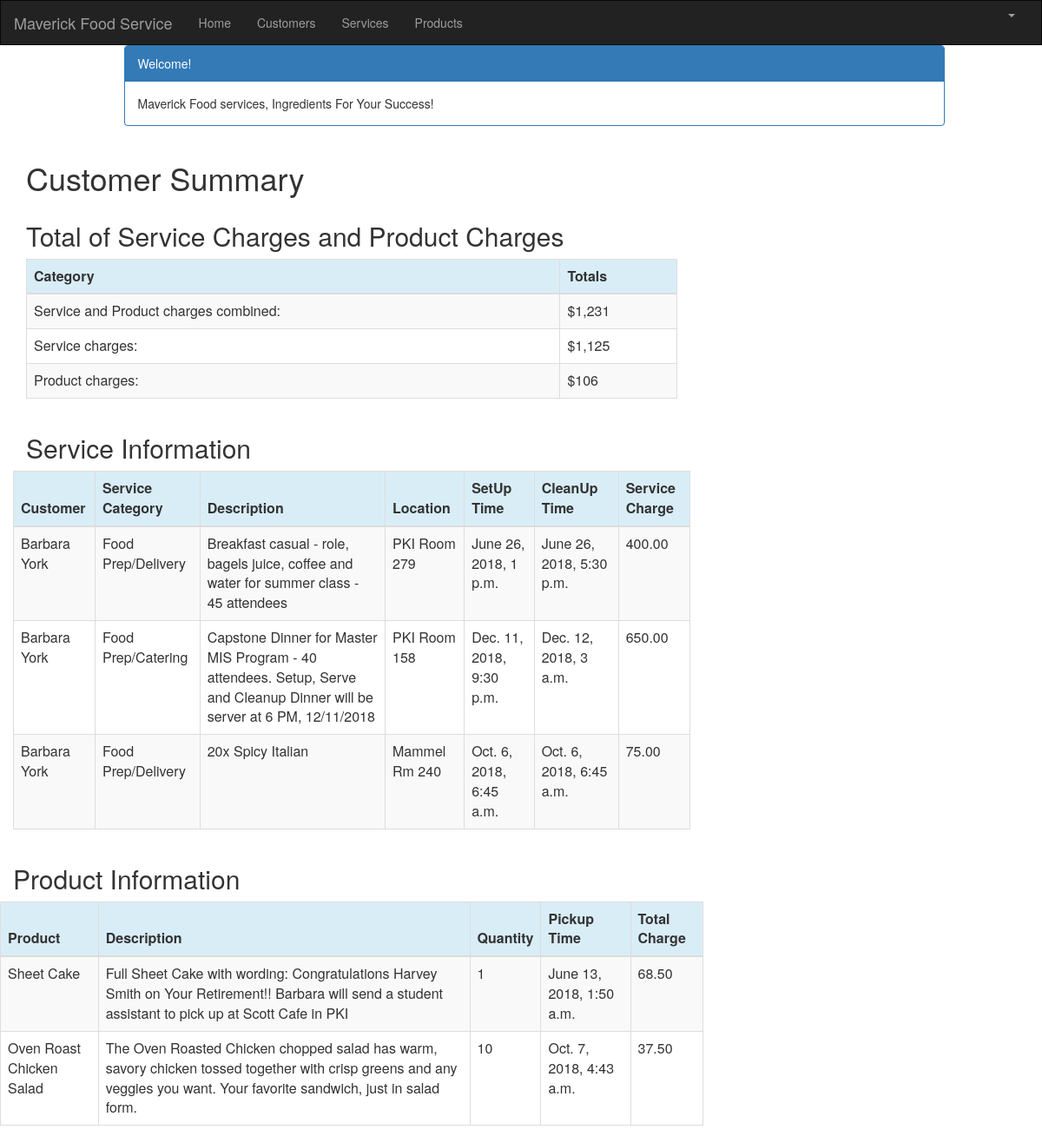
The page /customer/1/summary/ (signed in) on the database its author committed.
### crm/models.py (models this page shows, shortened)
class Service(models.Model):
    cust_name = models.ForeignKey(Customer, on_delete=models.CASCADE, related_name='services')
    service_category = models.CharField(max_length=100)
    description = models.TextField()
    location = models.CharField(max_length=200)
    setup_time = models.DateTimeField(
        default=timezone.now)
    cleanup_time = models.DateTimeField(
        default=timezone.now)
    service_charge = models.DecimalField(max_digits=10, decimal_places=2)
    created_date = models.DateTimeField(
        default=timezone.now)
    updated_date = models.DateTimeField(auto_now_add=True)

class Customer(models.Model):
    cust_name = models.CharField(max_length=50)
    organization = models.CharField(max_length=100, blank=True)
    role = models.CharField(max_length=100)
    email = models.EmailField(max_length=100)
    bldgroom = models.CharField(max_length=100)
    address = models.CharField(max_length=200)
    account_number = models.IntegerField(blank=False, null=False)
    city = models.CharField(max_length=50)
    state = models.CharField(max_length=50)
    zipcode = models.CharField(max_length=10)
    phone_number = models.CharField(max_length=50)
    created_date = models.DateTimeField(
        default=timezone.now)
    updated_date = models.DateTimeField(auto_now_add=True)
    def __str__(self):
        return str(self.cust_name)

class Product(models.Model):
    cust_name = models.ForeignKey(Customer, on_delete=models.CASCADE, related_name='products')
    product = models.CharField(max_length=100)
    p_description = models.TextField()
    quantity = models.IntegerField()
    pickup_time = models.DateTimeField(
        default=timezone.now)
    charge = models.DecimalField(max_digits=10, decimal_places=2)
    created_date = models.DateTimeField(
        default=timezone.now)
    updated_date = models.DateTimeField(auto_now_add=True)

### crm/views.py (the view)
# urls.py: path('customer/<int:pk>/summary/', views.summary, name='summary'),
@login_required
def summary(request, pk):
    customer = get_object_or_404(Customer, pk=pk)
    customers = Customer.objects.filter(created_date__lte=timezone.now())
    services = Service.objects.filter(cust_name=pk)
    products = Product.objects.filter(cust_name=pk)
    sum_service_charge = Service.objects.filter(cust_name=pk).aggregate(Sum('service_charge'))
    sum_product_charge = Product.objects.filter(cust_name=pk).aggregate(Sum('charge'))
    return render(request, 'crm/summary.html', {'customers': customers,
                                                    'products': products,
                                                    'services': services,
                                                    'sum_service_charge': sum_service_charge,
                                                    'sum_product_charge': sum_product_charge,})

### crm/templates/crm/summary.html (shortened to what this page needs)
{% extends 'crm/base.html' %}
{% block content %}
{% load mathfilters %}
{% load humanize %}
<div class="container">
    <div class="row">
        <div class="col-md-10 col-md-offset-1">
            <div class="panel panel-primary">
                <div class="panel-heading">Welcome!</div>
                <div class="panel-body">
                    Maverick Food services, Ingredients For Your Success!
                </div>
            </div>
        </div>
    </div>
</div>
<div class="row">
    <h1 style="padding-left: 15Px">Customer Summary</h1>
</div>
    <div class="row">
        <h2 style="padding-left: 15Px">Total of Service Charges and Product Charges</h2>
    </div>
    <table class="table table-striped table-bordered table-hover" style="width:1000px;">
        <thead>
            <tr class="bg-info">
                <th>Category</th>
                <th>Totals</th>
            </tr>
        </thead>
        <tbody>
            <tr><td>Service and Product charges combined: </td><td>${{ sum_service_charge.service_charge__sum|add:sum_product_charge.charge__sum|intcomma }}</td></tr>
            <tr><td>Service charges: </td><td>${{ sum_service_charge.service_charge__sum|intcomma }}</td></tr>
            <tr><td>Product charges: </td><td>${{ sum_product_charge.charge__sum|intcomma }}</td></tr>
        </tbody>
    </table>
    <div class="row">
        <h2 style="padding-left: 15Px">Service Information</h2>
    </div>
    <div class="row">
        <table class="table table-striped table-bordered table-hover" style="width:1000px;">
            <thead>
            <tr class="bg-info">
                <th>Customer</th>
                <th>Service Category</th>
                <th>Description</th>
                <th>Location</th>
                <th>SetUp Time</th>
                <th>CleanUp Time</th>
                <th>Service Charge</th>
            </tr>
            </thead>
            <tbody>
            {% for service in services %}
                <tr>
                    <td>{{ service.cust_name }}</td>
                    <td>{{ service.service_category }}</td>
                    <td>{{ service.description }}</td>
                    <td>{{ service.location }}</td>
                    <td>{{ service.setup_time }}</td>
                    <td>{{ service.cleanup_time }}</td>
                    <td>{{ service.service_charge|intcomma }}</td>
                </tr>
            {% endfor %}
            </tbody>
        </table>
<div class="row">
    <h2 style="padding-left: 15Px">Product Information</h2>
    </div>
    <div class="row">
        <table class="table table-striped table-bordered table-hover" style="width:1000px;">
            <thead>
            <tr class="bg-info">
                <th>Product</th>
                <th>Description</th>
                <th>Quantity</th>
                <th>Pickup Time</th>
                <th>Total Charge</th>
            </tr>
            </thead>
            <tbody>
            {% for product in products %}
                <tr>
                    <td>{{ product.product }}</td>
                    <td>{{ product.p_description }}</td>
                    <td>{{ product.quantity|intcomma }}</td>
                    <td>{{ product.pickup_time }}</td>
                    <td>{{ product.charge|intcomma }}</td>
                </tr>
            {% endfor %}
            </tbody>
        </table>
    </div>
</div>
{% endblock %}

### rows shown on the page
Service: cust_name "Barbara York", service_category "Food Prep/Delivery", description "Breakfast casual - role, bagels juice, coffee and water for summer class - 45 attendees", location "PKI Room 279", setup_time "June 26, 2018, 1 p.m.", cleanup_time "June 26, 2018, 5:30 p.m.", service_charge "400.00"
Service: cust_name "Barbara York", service_category "Food Prep/Catering", description "Capstone Dinner for Master MIS Program - 40 attendees. Setup, Serve and Cleanup Dinner will be server at 6 PM, 12/11/2018", location "PKI Room 158", setup_time "Dec. 11, 2018, 9:30 p.m.", cleanup_time "Dec. 12, 2018, 3 a.m.", service_charge "650.00"
Service: cust_name "Barbara York", service_category "Food Prep/Delivery", description "20x Spicy Italian", location "Mammel Rm 240", setup_time "Oct. 6, 2018, 6:45 a.m.", cleanup_time "Oct. 6, 2018, 6:45 a.m.", service_charge "75.00"
Product: product "Sheet Cake", p_description "Full Sheet Cake with wording: Congratulations Harvey Smith on Your Retirement!! Barbara will send a student assistant to pick up at Scott Cafe in PKI", quantity "1", pickup_time "June 13, 2018, 1:50 a.m.", charge "68.50"
Product: product "Oven Roast Chicken Salad", p_description "The Oven Roasted Chicken chopped salad has warm, savory chicken tossed together with crisp greens and any veggies you want. Your favorite sandwich, just in salad form.", quantity "10", pickup_time "Oct. 7, 2018, 4:43 a.m.", charge "37.50"

### other values the page prints
{{ sum_service_charge.service_charge__sum|intcomma }} "1,125"
{{ sum_product_charge.charge__sum|intcomma }} "106"
